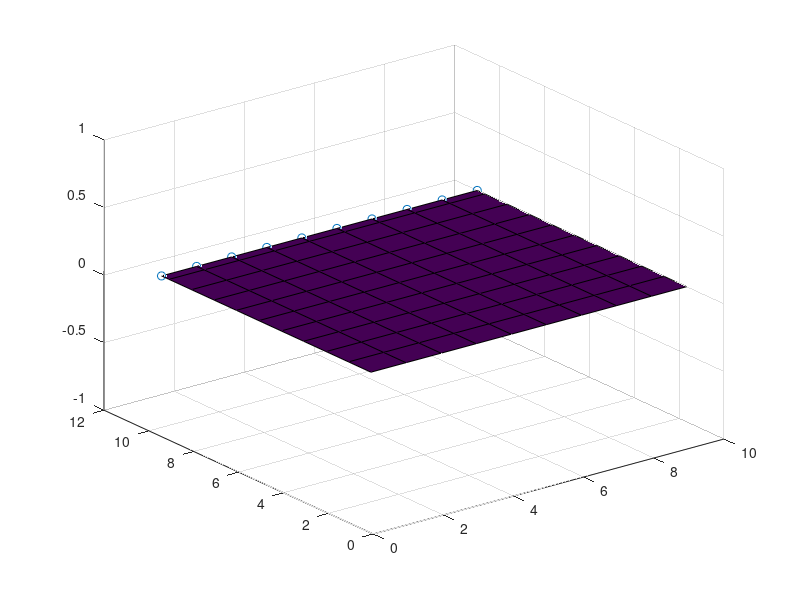

MATLAB code to generate this figure:
clear all
P0x = 1:10;
P0y = ones(size(P0x));
P0z = zeros(size(P0x));

close all

Vp = [0 1 0];
Vi = [0 0 0];

dt = 1;
scatter3(P0x,P0y,P0z);
TEx = P0x;
TEy = P0y;
TEz = P0z;
Wx = TEx;
Wy = TEy;
Wz = TEz;

hold on
drawnow
for i = 1:10
    hold off

    Wx(1,:) = Wx(1,:) + .666*dt*Vp(1);
    Wy(1,:) = Wy(1,:) + .666*dt*Vp(2);
    Wz(1,:) = Wz(1,:) + .666*dt*Vp(3);
    Wx(2:end,:) = Wx(2:end,:) + dt*Vi(1);
    Wy(2:end,:) = Wy(2:end,:) + dt*Vi(2);
    Wz(2:end,:) = Wz(2:end,:) + dt*Vi(3);
    P0x = P0x + Vp(1)*dt;
    P0y = P0y + Vp(2)*dt;
    P0z = P0z + Vp(3)*dt;
    TEx = P0x;
    TEy = P0y;
    TEz = P0z;


        Wx = [TEx;Wx];
    Wy = [TEy;Wy];
    Wz = [TEz;Wz];


    scatter3(P0x,P0y,P0z);
    hold on
    surf(Wx,Wy, zeros(size(Wx)));
    drawnow
end
